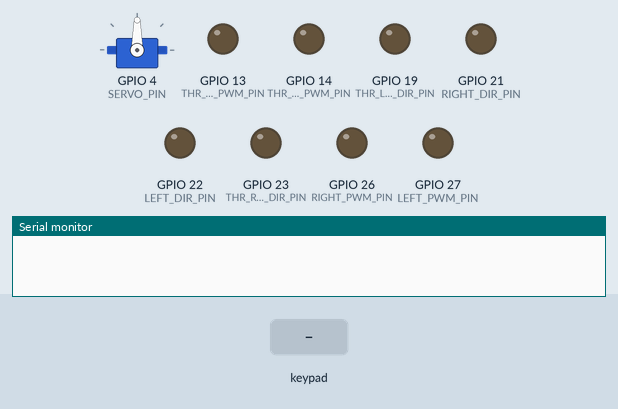
Bench run of a program on a simulated ESP32. On the bench: servo, output pins drawn as LEDs (lit = HIGH), the last lines printed to the serial monitor. The inputs (shaded band) are chosen by the test bench. Nothing arrives over Bluetooth unless stated.

Above: at 1.2 s.
1.3 s: key 'O' pressed
At 2.7 s:
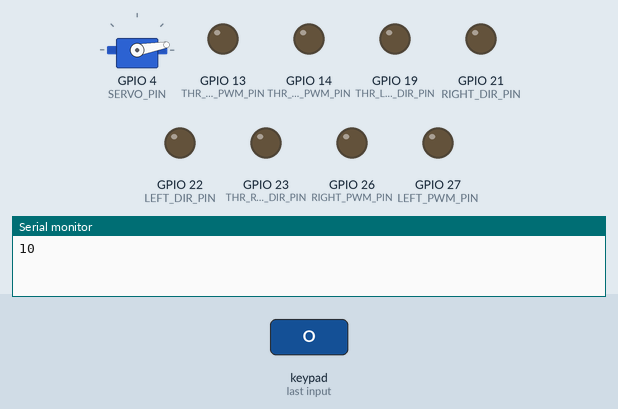
Timing chart, 0 to 4.3 s (numbered marks = the images above; inputs shaded):
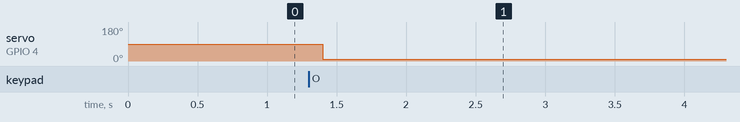

The program:

main.cpp
```cpp
#include <Arduino.h>
#include <PS4Controller.h>
#include <ESP32Servo.h>
#include <ESP32Encoder.h>

Servo myServo;
const int SERVO_PIN = 4;
bool servo_dir = true;

//跳ばすモーター２つ
const int THR_RIGHT_DIR_PIN = 23;
const int THR_RIGHT_PWM_PIN = 13;
const int THR_LEFT_DIR_PIN = 19;
const int THR_LEFT_PWM_PIN = 14;
bool moter_dir = true;

//車輪のモーター２つ
const int RIGHT_DIR_PIN = 21;
const int RIGHT_PWM_PIN = 26;

const int LEFT_DIR_PIN = 22;
const int LEFT_PWM_PIN = 27;

int right_count;
int left_count;

void setup() {
  Serial.begin(9600);

  //車輪のモーター２つ
  pinMode(RIGHT_DIR_PIN, OUTPUT);
  pinMode(LEFT_DIR_PIN, OUTPUT);
  ledcSetup(4, 4000, 8);
  ledcSetup(5, 4000, 8);
  ledcAttachPin(RIGHT_PWM_PIN, 4);
  ledcAttachPin(LEFT_PWM_PIN, 5);

  //跳ばすモーター２つ
  pinMode(THR_RIGHT_DIR_PIN, OUTPUT);
  pinMode(THR_LEFT_DIR_PIN, OUTPUT);
  ledcSetup(6, 4000, 8);
  ledcSetup(7, 4000, 8);
  ledcAttachPin(THR_RIGHT_PWM_PIN, 6);
  ledcAttachPin(THR_LEFT_PWM_PIN, 7);

  PS4.begin("48:E7:29:A3:C4:B8");

  myServo.attach(SERVO_PIN);
  myServo.write(90);
}

void loop() {

  if(!PS4.isConnected()) {
    ledcWrite(4, 0);
    ledcWrite(5, 0);
    ledcWrite(6, 0);
    ledcWrite(7, 0);
    return;
  }

  int right_moter = PS4.RStickY();
  int left_moter = PS4.LStickY();

  if(PS4.Circle()){
    servo_dir = !servo_dir;
    myServo.write(servo_dir ? 90:10);
    Serial.println(servo_dir ? 90:10);
    delay(500);
  }

  //車輪のモーター-------------------------------------------------------------
  if(abs(right_moter) > 30){
    ledcWrite(4, abs(right_moter));
    digitalWrite(RIGHT_DIR_PIN, right_moter > 0 ? LOW:HIGH);
  }
  else{
    ledcWrite(4, 0);
  }

  if(abs(left_moter) > 30){
    ledcWrite(5, abs(left_moter));
    digitalWrite(LEFT_DIR_PIN, left_moter > 0 ? LOW:HIGH);
  }
  else{
    ledcWrite(5, 0);
  }

  //跳ばすモーター-------------------------------------------------------------
  int rspeed = map(PS4.R2Value(), 0, 255, 0, 100);
  int lspeed = map(PS4.L2Value(), 0, 255, 0, 100);

  if(abs(rspeed) > 30){
    ledcWrite(6, rspeed);
    digitalWrite(THR_RIGHT_DIR_PIN, LOW);

    ledcWrite(7, rspeed);
    digitalWrite(THR_LEFT_DIR_PIN, HIGH);
  }
  else if(abs(lspeed) > 30){
    ledcWrite(6, lspeed);
    digitalWrite(THR_RIGHT_DIR_PIN, HIGH);

    ledcWrite(7, lspeed);
    digitalWrite(THR_LEFT_DIR_PIN, LOW);
  }
  else{
    ledcWrite(6, 0);
    ledcWrite(7, 0);
  }

  delay(100);
}
```

Measured:
- after the input at 1.3 s, servo on GPIO 4 (SERVO_PIN): 90° → 10° after 0.10 s
